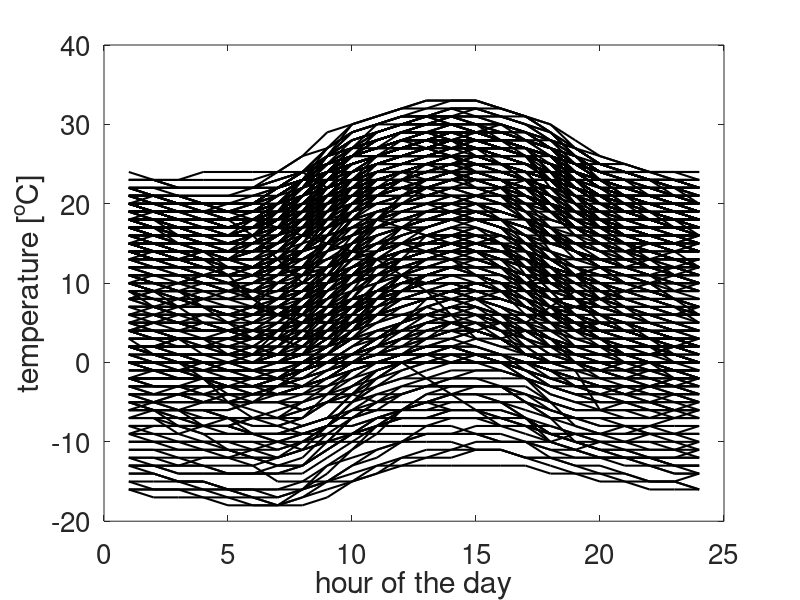
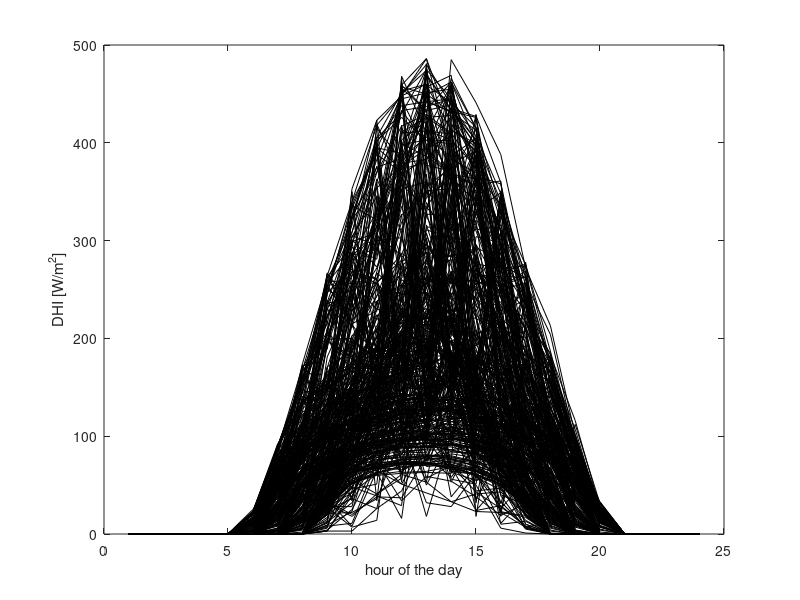

MATLAB code to generate these figures, in order: (Note: this script raises an error after producing the figures.)
clear
clc
addpath(genpath('../'))
load('Uncertainty_Data.mat');
Nmax = 5;
Nsample = 5;
rng(100);

% Set Uncertainty vectors into required size
AvgTemp = reshape(TempData(1:8760,2),24,365);
DHI_Daily = reshape(DHI_Data(1:8760,2),24,365);
DNI_Daily = reshape(DNI_Data(1:8760,2),24,365);

% Temp 365
figure; hold on;
for i = 1:365
    plot(1:24,AvgTemp(:,i),'-k','LineWidth',1.5)
end
xlabel('hour of the day');
ylabel('temperature [^oC]');
box on;
set(gcf,'Color','w');
set(gca, 'FontSize',20)

% DHI 365
figure; hold on;
for i = 1:365
    plot(1:24,DHI_Daily(:,i),'-k','LineWidth',0.1)
end
xlabel('hour of the day');
ylabel('DHI [W/m^2]');
box on;
alpha(0.25);
set(gcf,'Color','w');
set(gca, 'FontSize',20)

% DNI 365
figure; hold on;
for i = 1:365
    plot(1:24,DNI_Daily(:,i),'-k','LineWidth',0.1)
end
xlabel('hour of the day');
ylabel('DNI [W/m^2]');
box on;
set(gcf,'Color','w');
set(gca, 'FontSize',20)

%% K-means

% Stack scaled uncertainties
Unc_St = [AvgTemp; DHI_Daily; DNI_Daily];

% Run k-means clustering
SumD_Avg = zeros(Nmax,1);
for i = 1:Nmax
    [idx,C,sumd,D] = kmeans(Unc_St',i);
    SumD_Avg(i) = mean(sumd);
end

figure; hold on;
plot(1:Nmax,SumD_Avg/max(SumD_Avg),'-k','LineWidth',2);
xlabel('number of representative days');
ylabel('normalized sum of squared error');
box on;
set(gcf,'Color','w');
set(gca, 'FontSize',20)
% scatter(1:365,idx,'r');

% Collect all similar days together
Cluster_Lump = cell(Nmax,1);
for i = 1:Nmax
    Cluster_Lump{i} = Unc_St(:,idx(:) == i);
end

% Get mean and std of centroid distances
Centroid_Dist = [min(D')' idx];
Stats = zeros(Nmax,3);
for i = 1:Nmax
    ri = find(Centroid_Dist(:,2) == i);
    MCD = mean(Centroid_Dist(ri,1));
    SCD = std(Centroid_Dist(ri,1));
    Stats(i,:) = [i MCD SCD];
end
save('Clusterdata.mat','Cluster_Lump','Stats','C');

%% Clustered Plots
Rd = zeros(72,Nsample);
pd = zeros(1,Nsample);

for i = 1:Nsample
    [Rd(:,i), pd(i)] = InterclusterSample(i);
end


y = [16,C(1,8)-1.8; 17,C(2,8)-.4; 18,C(3,8)-1.1; 19,C(4,8)-1.3; 20,C(5,8)-1.3];
% Temp 5 Clusters
figure; hold on;
for i = 1:Nsample
    h = plot(C(i,1:24),'LineWidth',3);
    a = text(3.5,y(i,2), num2str(round(pd(i),3)));
    c = get(h,'Color');
    a.Color = c;
    a.FontSize = 14;
end
xlabel('hour of the day');
ylabel('temperature [^oC]');
box on;
% legend('Cluster 1','Cluster 2','Cluster 3','Cluster 4','Cluster 5');
set(gcf,'Color','w');
set(gca, 'FontSize',20)

% DHI 5 Clusters
figure; hold on;
for i = 1:Nsample
    plot(C(i,25:48),'LineWidth',3);
end
xlabel('hour of the day');
ylabel('DHI [W/m^2]');
box on;
% legend('Cluster 1','Cluster 2','Cluster 3','Cluster 4','Cluster 5')
set(gcf,'Color','w');
set(gca, 'FontSize',20)

% DNI 5 Clusters
figure; hold on;
for i = 1:Nsample
    plot(C(i,49:72),'LineWidth',3);
end
xlabel('hour of the day');
ylabel('DNI [W/m^2]');
box on;
% legend('Cluster 1','Cluster 2','Cluster 3','Cluster 4','Cluster 5')
set(gcf,'Color','w');
set(gca, 'FontSize',20)